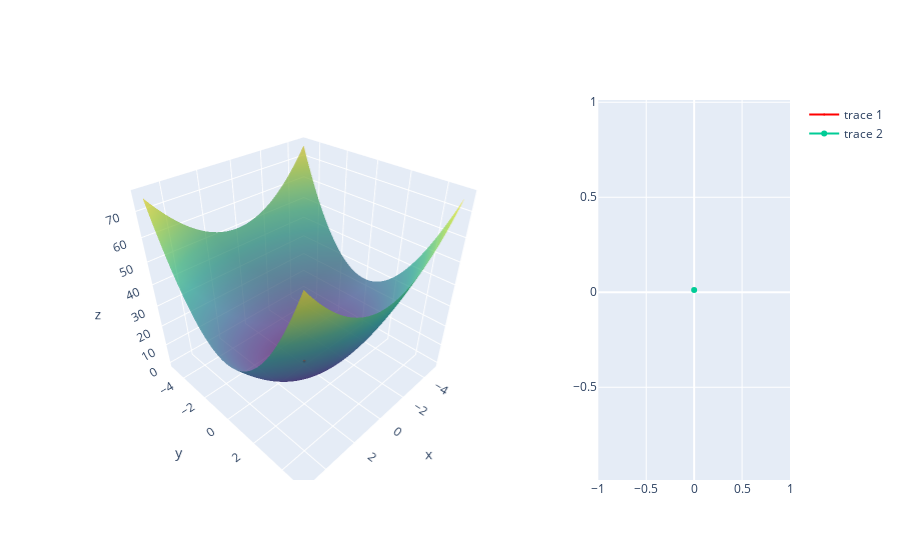

The cell this chart's notebook holds for it:
### Code cell
factory = FunctionFactory()
func = factory.get_from_eigenvalues(2, 1)
build_chart(func, np.array([[0, 0]]))

### Figure 1 — Plotly figure (JSON) as saved in the notebook; plotly's stock layout.template omitted (floating-point values rounded to 4 significant figures; data arrays with more than 128 entries replaced by an {"elided": "..."} marker saying what was removed)
{"data": [{"colorscale": [[0, "#440154"], [0.1111, "#482878"], [0.2222, "#3e4989"], [0.3333, "#31688e"], [0.4444, "#26828e"], [0.5556, "#1f9e89"], [0.6667, "#35b779"], [0.7778, "#6ece58"], [0.8889, "#b5de2b"], [1, "#fde725"]], "opacity": 0.7, "scene": "scene", "showscale": false, "type": "surface", "x": {"elided": "100x100 float values"}, "y": {"elided": "100x100 float values"}, "z": {"elided": "100x100 float values"}}, {"marker": {"color": "red", "size": 1}, "scene": "scene", "type": "scatter3d", "x": [0], "y": [0], "z": [0]}, {"type": "scatter", "x": [0], "xaxis": "x", "y": [0.01201], "yaxis": "y"}], "layout": {"scene": {"domain": {"x": [0, 0.63], "y": [0, 1]}}, "xaxis": {"anchor": "y", "domain": [0.73, 1]}, "yaxis": {"anchor": "x", "domain": [0, 1]}}}
